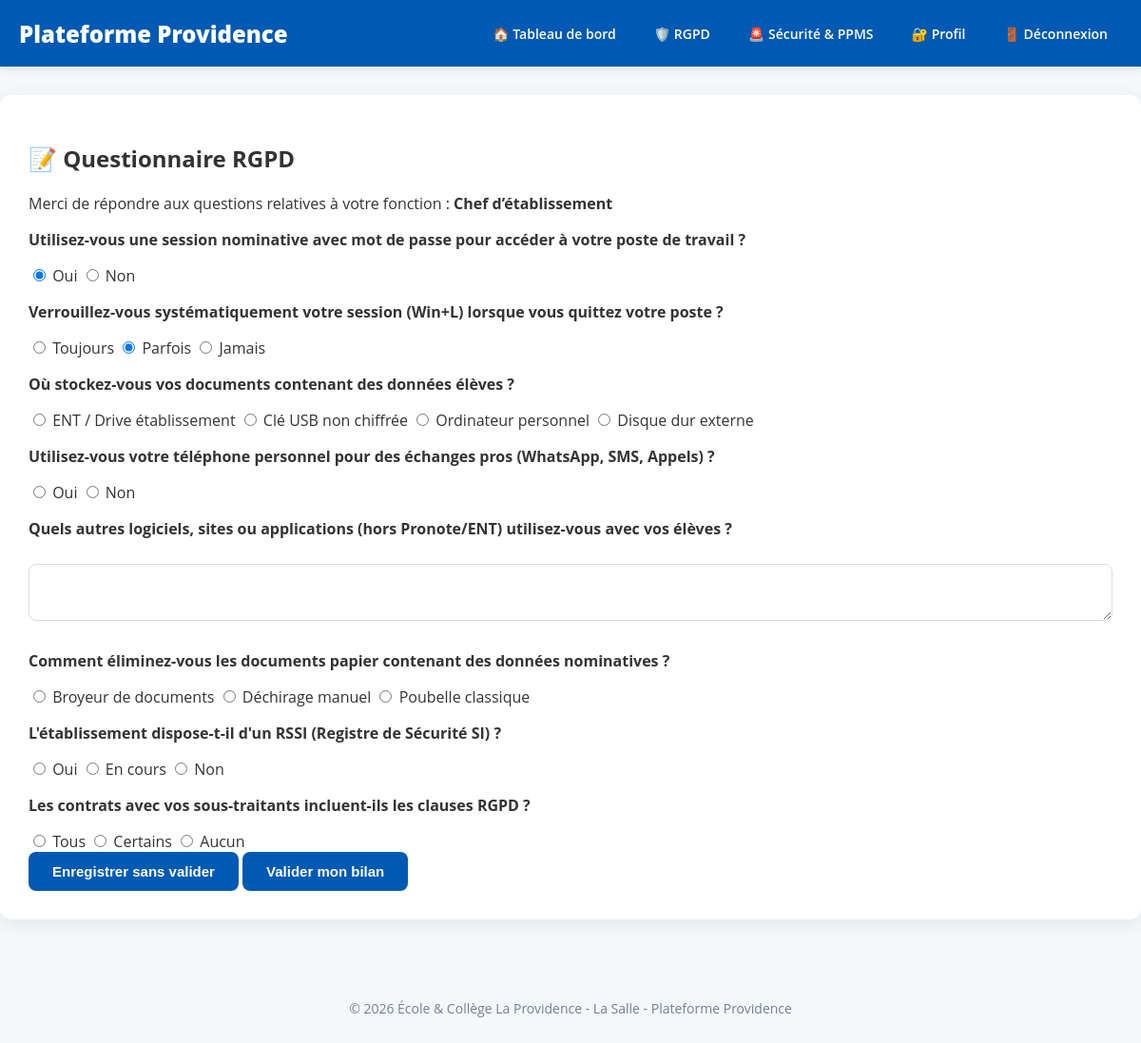
The app's page /questionnaire.php (signed in) with its own data.
### tables this page shows
CREATE TABLE questions (
    id_question INT AUTO_INCREMENT PRIMARY KEY,
    fonction_cible VARCHAR(100),
    question_txt TEXT,
    type_reponse ENUM('texte','choix','booleen','multiple') DEFAULT 'texte',
    options_reponse TEXT NULL,
    obligatoire TINYINT(1) DEFAULT 1
);

### includes/auth.php (called while the page is built, shortened)
<?php
$currentUser = $_SESSION['user'];
?>

### questionnaire.php (the view, shortened to what this page needs)
<?php
include("includes/config.php");
include("includes/auth.php");
$stmt = $pdo->prepare("SELECT id_questionnaire FROM questionnaires WHERE id_utilisateur = ? AND statut = 'en_cours' ORDER BY date_creation DESC LIMIT 1");
$stmt->execute([$currentUser['id_utilisateur']]);
$q = $stmt->fetch();
if (!$q) {
    $stmt_last = $pdo->prepare("SELECT id_questionnaire, statut FROM questionnaires WHERE id_utilisateur = ? ORDER BY date_creation DESC LIMIT 1");
    $stmt_last->execute([$currentUser['id_utilisateur']]);
    $last_q = $stmt_last->fetch();
    if ($last_q && $last_q['statut'] == 'complete' && !isset($_GET['new'])) {
        $stmt = $pdo->prepare("INSERT INTO questionnaires (id_utilisateur, fonction) VALUES (?, ?)");
        $stmt->execute([$currentUser['id_utilisateur'], $currentUser['fonction']]);
        $id_questionnaire = $pdo->lastInsertId();
        $pdo->prepare("INSERT IGNORE INTO reponses (id_questionnaire, id_question, reponse_utilisateur)
                       SELECT ?, id_question, reponse_utilisateur FROM reponses WHERE id_questionnaire = ?")
            ->execute([$id_questionnaire, $last_q['id_questionnaire']]);
    } else if (!$last_q) {
        $id_questionnaire = $pdo->lastInsertId();
    } else {
        $id_questionnaire = $last_q['id_questionnaire'];
    }
} else {
    $id_questionnaire = $q['id_questionnaire'];
}
$fonction = $currentUser['fonction'];
$stmt_q = $pdo->prepare("SELECT * FROM questions WHERE fonction_cible = ?
                          OR (fonction_cible = 'Direction' AND ? = 'Chef d’établissement')
                          OR fonction_cible IS NULL OR fonction_cible = ''");
$stmt_q->execute([$fonction, $fonction]);
$liste_questions = $stmt_q->fetchAll();
$stmt = $pdo->prepare("SELECT id_question, reponse_utilisateur FROM reponses WHERE id_questionnaire = ?");
$stmt->execute([$id_questionnaire]);
$reponses_existantes = $stmt->fetchAll(PDO::FETCH_KEY_PAIR);
?>
<!DOCTYPE html>
<html lang="fr">
<head>
    <link rel="stylesheet" href="assets/css/style.css">
</head>
<body>
    <?php include("includes/header.php"); ?>
    <div class="container">
        <h2>📝 Questionnaire RGPD</h2>
        <p>Merci de répondre aux questions relatives à votre fonction : <strong><?php echo htmlspecialchars($currentUser['fonction']); ?></strong></p>
        <form method="post">
            <?php foreach ($liste_questions as $q): ?>
                <div class="question-block">
                    <p><strong><?php echo htmlspecialchars($q['question_txt']); ?></strong></p>
                    <?php if ($q['type_reponse'] == 'choix'):
                        $options = json_decode($q['options_reponse']);
                    ?>
                        <?php foreach($options as $opt): ?>
                            <label>
                                <input type="radio" name="reponse[<?php echo $q['id_question']; ?>]" value="<?php echo htmlspecialchars($opt); ?>"
                                <?php echo (isset($reponses_existantes[$q['id_question']]) && $reponses_existantes[$q['id_question']] == $opt) ? 'checked' : ''; ?>>
                                <?php echo htmlspecialchars($opt); ?>
                            </label>
                        <?php endforeach; ?>
                    <?php elseif ($q['type_reponse'] == 'texte'): ?>
                        <textarea name="reponse[<?php echo $q['id_question']; ?>]"><?php echo htmlspecialchars($reponses_existantes[$q['id_question']] ?? ''); ?></textarea>
                    <?php endif; ?>
                </div>
            <?php endforeach; ?>
            <div class="actions">
                <button type="submit" name="save">Enregistrer sans valider</button>
                <button type="submit" name="validate" class="btn-primary" onclick="return confirm('Valider définitivement ?')">Valider mon bilan</button>
            </div>
        </form>
    </div>
    <?php include("includes/footer.php"); ?>
</body>
</html>

### includes/header.php
<?php $root = file_exists("dashboard.php") ? "" : "../"; ?>
<header class="site-header">
    <div class="header-content">
        <h1>Plateforme Providence</h1>
        <nav>
            <?php if ($currentUser['role'] == 'admin'): ?>
                <a href="<?php echo $root; ?>admin/index.php">🏠 Tableau de bord</a>
                <a href="<?php echo $root; ?>admin/rgpd_dashboard.php">🛡️ RGPD</a>
                <a href="<?php echo $root; ?>admin/ppms_dashboard.php">🚨 Sécurité & PPMS</a>
            <?php else: ?>
                <a href="<?php echo $root; ?>dashboard.php">🏠 Tableau de bord</a>
                <a href="<?php echo $root; ?>rgpd_view.php">🛡️ RGPD</a>
                <a href="<?php echo $root; ?>ppms_view.php">🚨 Sécurité & PPMS</a>
            <?php endif; ?>
            <a href="<?php echo $root; ?>change_password.php">🔐 Profil</a>
            <a href="<?php echo $root; ?>logout.php">🚪 Déconnexion</a>
        </nav>
    </div>
</header>

### includes/footer.php
<footer class="site-footer">
    <p>&copy; <?php echo date("Y"); ?> École & Collège La Providence - La Salle - Plateforme Providence</p>
</footer>

### assets/css/style.css (style rules this page uses)
body { font-family: "Open Sans", Arial, sans-serif; background-color: #f5f8fa; margin: 0; padding: 0; color: #333; }
.container { max-width: 1200px; margin: 30px auto; padding: 30px; background: white; border-radius: 12px; box-shadow: 0 4px 20px rgba(0, 0, 0, 0.08); }
.site-header { background-color: #0059b2; color: white; padding: 0; box-shadow: 0 2px 10px rgba(0, 0, 0, 0.1); }
.header-content { max-width: 1200px; margin: 0 auto; display: flex; justify-content: space-between; align-items: center; height: 70px; padding: 0 20px; }
.site-header h1 { margin: 0; font-size: 24px; font-weight: 800; }
.site-header nav { display: flex; gap: 10px; }
.site-header nav a { color: white; text-decoration: none; padding: 10px 15px; border-radius: 6px; transition: background 0.3s, transform 0.2s; font-size: 14px; font-weight: 600; }
input[type="text"], input[type="email"], input[type="password"], textarea, select { width: 100%; padding: 12px 15px; margin: 10px 0; border: 1px solid #ddd; border-radius: 8px; box-sizing: border-box; font-size: 15px; transition: border-color 0.3s; }
button, .btn { display: inline-block; width: auto; background-color: #0059b2; color: white; border: none; padding: 12px 25px; border-radius: 8px; cursor: pointer; font-weight: 600; font-size: 15px; transition: filter 0.3s, transform 0.2s; text-decoration: none; text-align: center; }
.site-footer { text-align: center; padding: 40px; color: #718096; font-size: 14px; }

### records on screen
questions: question_txt "Utilisez-vous une session nominative avec mot de passe pour accéder à votre poste de travail ?", options_reponse "☑ Oui", options_reponse "Oui", options_reponse "☐ Non", options_reponse "Non"
questions: question_txt "Verrouillez-vous systématiquement votre session (Win+L) lorsque vous quittez votre poste ?", options_reponse "☐ Toujours", options_reponse "Toujours", options_reponse "☑ Parfois", options_reponse "Parfois", options_reponse "☐ Jamais", options_reponse "Jamais"
questions: question_txt "Où stockez-vous vos documents contenant des données élèves ?", id_question "☐ ENT / Drive établissement", options_reponse "ENT / Drive établissement", id_question "☐ Clé USB non chiffrée", options_reponse "Clé USB non chiffrée", id_question "☐ Ordinateur personnel", options_reponse "Ordinateur personnel", id_question "☐ Disque dur externe", options_reponse "Disque dur externe"
questions: question_txt "Utilisez-vous votre téléphone personnel pour des échanges pros (WhatsApp, SMS, Appels) ?", id_question "☐ Oui", options_reponse "Oui", id_question "☐ Non", options_reponse "Non"
questions: question_txt "Quels autres logiciels, sites ou applications (hors Pronote/ENT) utilisez-vous avec vos élèves ?"
questions: question_txt "Comment éliminez-vous les documents papier contenant des données nominatives ?", id_question "☐ Broyeur de documents", options_reponse "Broyeur de documents", id_question "☐ Déchirage manuel", options_reponse "Déchirage manuel", id_question "☐ Poubelle classique", options_reponse "Poubelle classique"
questions: question_txt "L'établissement dispose-t-il d'un RSSI (Registre de Sécurité SI) ?", id_question "☐ Oui", options_reponse "Oui", id_question "☐ En cours", options_reponse "En cours", id_question "☐ Non", options_reponse "Non"
questions: question_txt "Les contrats avec vos sous-traitants incluent-ils les clauses RGPD ?", id_question "☐ Tous", options_reponse "Tous", id_question "☐ Certains", options_reponse "Certains", id_question "☐ Aucun", options_reponse "Aucun"

### other values on screen
$currentUser['fonction'] "Chef d’établissement"
